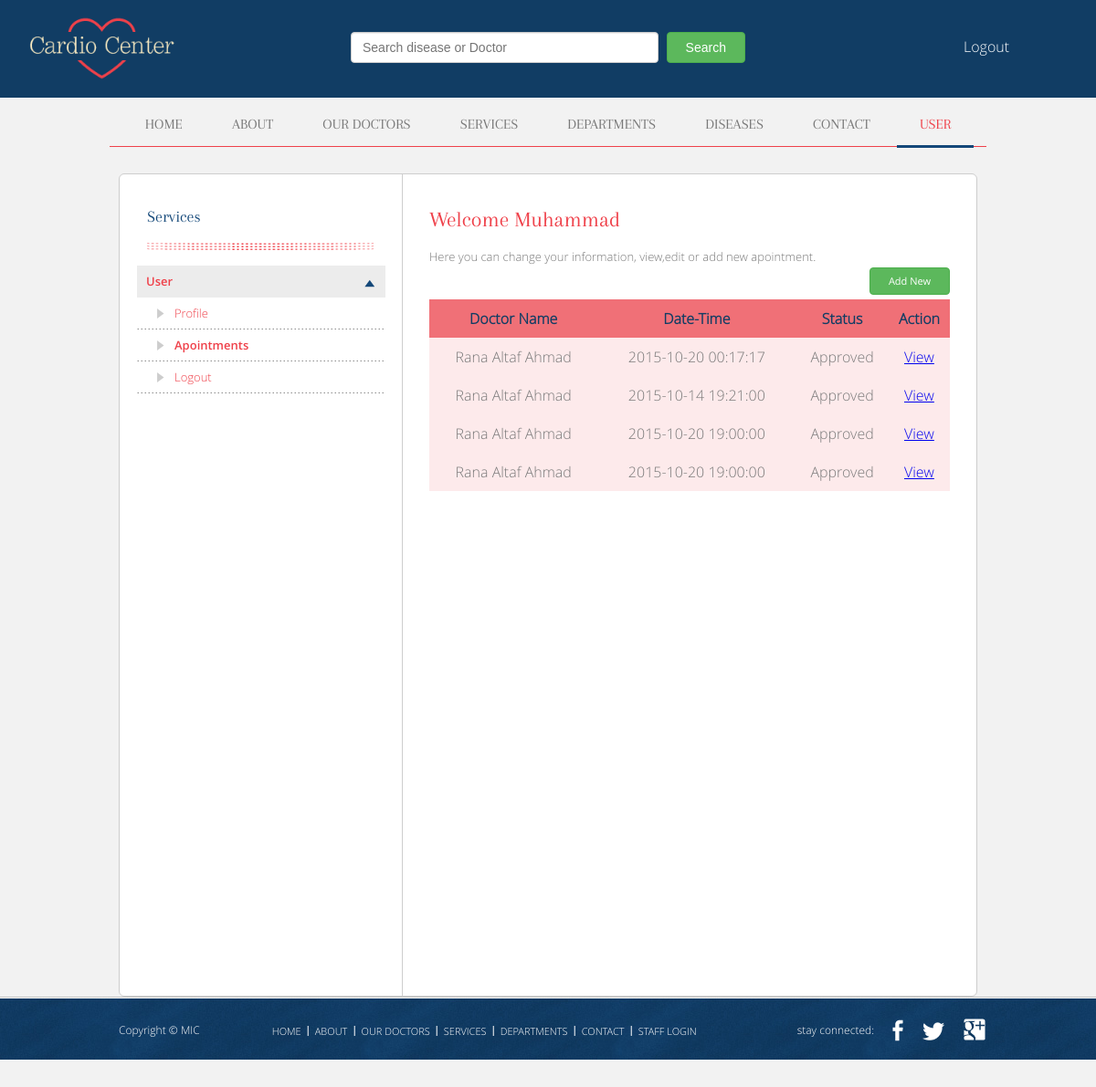
The app's page /apointments.php (signed in) with its own data.
### tables this page shows
CREATE TABLE IF NOT EXISTS `visits` (
  `id` bigint(11) NOT NULL,
  `user_id` int(11) NOT NULL,
  `patient_id` int(11) NOT NULL,
  `doctor_id` int(11) NOT NULL,
  `department_id` int(11) NOT NULL,
  `symptoms` varchar(500) NOT NULL,
  `disease` varchar(500) NOT NULL,
  `prescription` varchar(1000) NOT NULL,
  `tests` varchar(255) NOT NULL,
  `gardian` varchar(255) NOT NULL,
  `comments` varchar(500) NOT NULL,
  `status` enum('Pending','Approved','Rejected') NOT NULL DEFAULT 'Pending',
  `created_at` timestamp NOT NULL DEFAULT CURRENT_TIMESTAMP
);

CREATE TABLE IF NOT EXISTS `doctors` (
  `id` int(11) NOT NULL,
  `user_id` int(11) NOT NULL,
  `name` varchar(255) NOT NULL,
  `fname` varchar(255) NOT NULL,
  `email` varchar(255) NOT NULL,
  `password` varchar(250) NOT NULL DEFAULT '202cb962ac59075b964b07152d234b70',
  `recovery_token` varchar(250) NOT NULL,
  `phone` varchar(20) NOT NULL,
  `mobile` varchar(20) NOT NULL,
  `cnic` varchar(20) NOT NULL,
  `city` varchar(20) NOT NULL,
  `address` varchar(255) NOT NULL,
  `image` varchar(255) NOT NULL,
  `qualification` varchar(255) NOT NULL,
  `institute` varchar(255) NOT NULL,
  `speciality` varchar(255) NOT NULL,
  `gender` enum('Male','Female') NOT NULL DEFAULT 'Male',
  `facebook` varchar(255) NOT NULL,
  `twitter` varchar(255) NOT NULL,
  `linkedin` varchar(255) NOT NULL,
  `post` varchar(20) NOT NULL,
  `designation` varchar(255) NOT NULL,
  `comments` varchar(500) NOT NULL,
  `created_at` timestamp NOT NULL DEFAULT CURRENT_TIMESTAMP ON UPDATE CURRENT_TIMESTAMP
);

### functions.php (called while the page is built, shortened)
<?php
function db() {
    return mysqli_connect(host, user, password, database);
}
function getData($table = 'options', $fields = "*", $where = '', $join = '', $limit = '') {
    $link = db();
    $data = array();
    $i = 0;
    $query = "select " . $fields . " from " . $table . " " . $where . " " . $join . " " . $limit;
    $result = mysqli_query($link, $query);
    while ($row = mysqli_fetch_assoc($result)) {
        $data[$i] = $row;
        $i++;
    }
    return $data;
}

### apointments.php (the view, shortened to what this page needs)
<?php
include 'header.php';
?>
<body>
    <div id="body">
        <div id="content">
            <div id="sidebar">
                <h3>Services</h3>
                <ul>
                    <li class="selected collapse">
                        <a href="user.php">User</a>
                        <ul>
                            <li class="">
                                <a href="user.php" >Profile</a>
                            </li>
                            <li class="active">
                                <a href="apointments.php" >Apointments</a>
                            </li>
                            <li>
                                <a href="login.php?logout=1" >Logout</a>
                            </li>
                        </ul>
                    </li>
                </ul>
            </div>
            <div id="section">
                <h2>Welcome <?php echo $_SESSION['patientData']['name']; ?></h2>
                <p>Here you can change your information, view,edit or add new apointment.</p>
                <span class="actions"><a href="signup.php" class="btn btn-success-custom">Add New</a></span>
                <table id="visits" class="myTable" cellspacing="0" width="100%">
                    <thead>
                        <tr>
                            <th>Doctor Name</th>
                            <th>Date-Time</th>
                            <th>Status</th>
                            <th>Action</th>
                        </tr>
                    </thead>
                    <tbody>
                        <?php
                        $page = isset($_GET['page']) ? $_GET['page'] : 1;
                        $perPage = 20;
                        $start = ($page - 1) * $perPage;
                        $limit = 'limit ' . $start . ',' . $perPage;
                        $fields = " p.name as p_name, p.fname as p_fname, d.name as d_name, d.fname as d_fname, v.* ";
                        $join = " p INNER JOIN `visits` v on p.id=v.patient_id INNER JOIN `doctors` d on d.id=v.doctor_id ";
                                $where = " WHERE p.id = " . $_SESSION['patientData']['id'];
                        $all_visits = getData('patients', $fields, $join, $where, $limit);
                        foreach ($all_visits as $visits) {
                            ?>
                            <tr id="visits_<?php echo $visits['id'] ?>">
                                <td><?php echo $visits['d_name']; ?></td>
                                <td><?php echo $visits['created_at']; ?></td>
                                <td id="visit_status_<?php echo $visits['id'] ?>"><?php echo $visits['status'] ?></td>
                                <td><a href="#visit_no<?php echo $visits['id'];?>" onclick="view_visit(<?php echo $visits['id']; ?>);">View</a></td>
                            </tr>
                            <?php
                        }
                        ?>
                    </tbody>
                </table>
            </div>
        </div>
        <?php
        include 'footer.php';
        ?>

### css/style.css (style rules this page uses)
body { background: #f2f2f2; color: #797979; font-family: 'OpenSans-Light'; font-weight: normal; line-height: 1; margin: 0; min-width: 960px; padding: 0; }
.btn { display: inline-block; padding: 6px 20px; margin-bottom: 0; font-size: 14px; font-weight: normal; line-height: 1.42857143; text-align: center; white-space: nowrap; vertical-align: middle; -ms-touch-action: manipulation; touch-action: manipulation; cursor: pointer; -webkit-user-select: none; -moz-user-select: none; -ms-user-select: none; user-select: none; background-image: none; border: 1px solid transparent; border-radius: 4px; }
.btn-success-custom { color: #fff; background-color: #5cb85c; border-color: #4cae4c; }
#body { margin: 0; padding: 28px 0 46px 0; }
p { text-align: justify; }
#body h2 { color: #ef414a; font-family: 'Arapey'; font-size: 24px; font-weight: normal; margin: 0; padding: 0 0 21px; text-transform: capitalize; }
#body #content { background: #fff url(../images/bg-sidebar.gif) repeat-y 309px 0; border: 1px solid #cdcdcd; border-radius: 6px; margin: 0 auto; min-height: 900px; overflow: hidden; padding: 0; width: 938px; }
#body #content #sidebar { float: left; margin: 0; padding: 37px 19px; width: 272px; }
#body #content #sidebar h3 { background: url(../images/dots.gif) no-repeat center bottom; color: #144879; font-family: 'Arapey'; font-size: 18px; font-weight: normal; margin: 0 0 17px 11px; padding: 0 0 28px; text-transform: capitalize; width: 248px; }
#body #content #sidebar ul { margin: 0; padding: 0; }
#body #content #sidebar ul li { list-style: none; margin: 0; padding: 0; overflow: hidden; }
#body #content #sidebar ul li.selected > a { background: #ececec; font-family: 'OpenSans-Semibold'; }
#body #content #sidebar ul li.collapse > a { background: #ececec url(../images/icons.png) no-repeat 249px -180px; }
#body #content #sidebar ul li a { color: #ef414a; display: block; height: 35px; font-size: 13px; line-height: 35px; margin: 0; padding: 0 10px; text-decoration: none; text-transform: capitalize; }
#body #content #sidebar ul ul li { background: url(../images/border-dotted.gif) repeat-x bottom left; }
#body #content #sidebar ul ul li a { background: url(../images/icons.png) no-repeat -32px -183px; padding: 0 0 0 41px; }
#body #content #sidebar ul ul li.active a { font-family: 'OpenSans-Semibold'; }
#body #content #section { float: left; margin: 0; padding: 37px 29px; width: 570px; }
#body #content #section h2 { margin: 0; padding: 0 0 17px; }
#body #content #section p { font-size: 13px; line-height: 24px; margin: 0; padding: 0; }
#body #content #section > span { display: inline-block; margin: 0; padding: 0 0 30px; }
#body #content #section > span a { color: #797979; font-family: 'OpenSans-Regular'; font-size: 11px; font-weight: normal; text-decoration: none; }

### css/mic.css (style rules this page uses)
.btn { margin: 0 auto; }
.myTable { text-align: center; }
.myTable th { color: #113D64;height: 40px;background: rgb(240, 112, 119); }
.myTable td { height: 40px; background: rgba(240, 112, 119, 0.15); margin: 3px; }
.actions a { color: #fff !important; }
.actions { float: left; width: 100%; height: 5px; text-align: right; }

### records on screen
visits: doctor.name "Rana Altaf Ahmad", created_at "2015-10-20 00:17:17", status "Approved"
visits: doctor.name "Rana Altaf Ahmad", created_at "2015-10-14 19:21:00", status "Approved"
visits: doctor.name "Rana Altaf Ahmad", created_at "2015-10-20 19:00:00", status "Approved"
visits: doctor.name "Rana Altaf Ahmad", created_at "2015-10-20 19:00:00", status "Approved"

### other values on screen
$_SESSION['patientData']['name'] "Muhammad"
